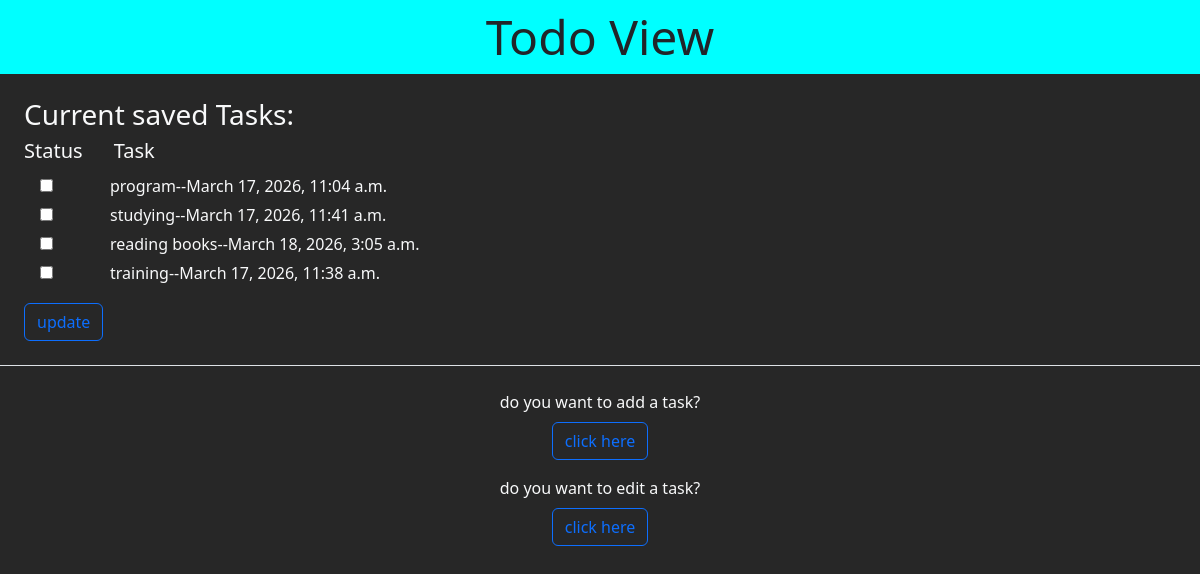
The app's page /todo/view/, older data.
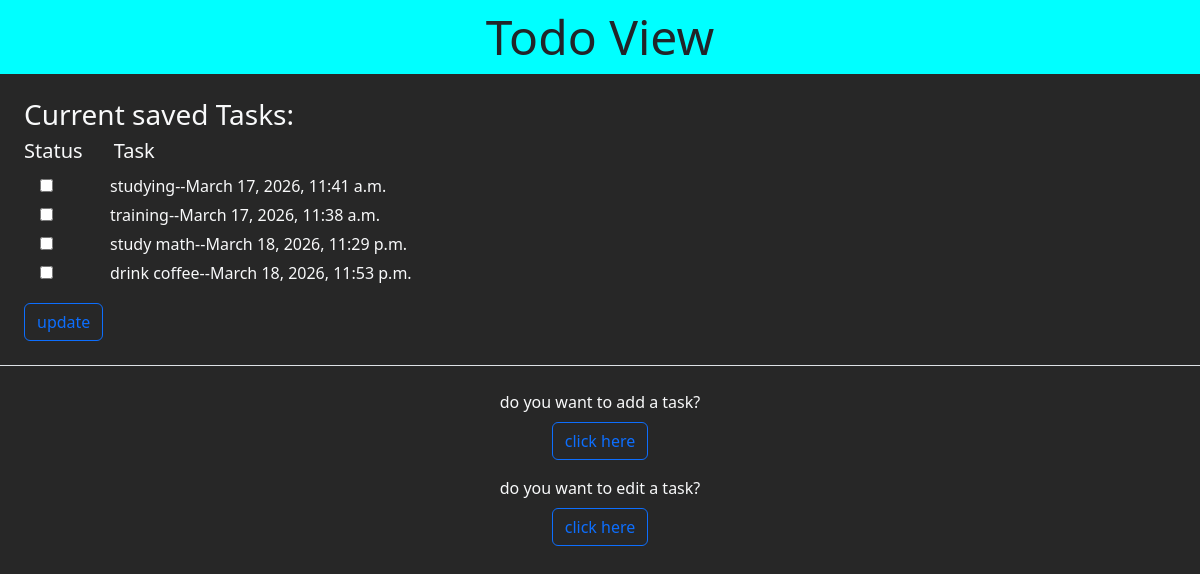
The same page, newer data.
### todolist/models.py (models this page shows, shortened)
class Task(models.Model):
    task_desc = models.CharField(max_length=200)
    status = models.BooleanField()
    pub_date = models.DateTimeField("date published")

### todolist/views.py (the view)
# urls.py: path("todo/", include("todolist.urls"), name="todo"),
def todo(request):
    task_list = Task.objects.filter(status = False)
    return render(request,"todolist/todoview.html",{"task_list":task_list})

### todolist/templates/todolist/todoview.html (shortened to what this page needs)
{% load static %}
<!DOCTYPE html>
<html>
<head>
    <link href="https://cdn.jsdelivr.net/npm/bootstrap@5.3.8/dist/css/bootstrap.min.css" rel="stylesheet">
    <link rel="stylesheet" href="{% static 'todolist/style.css' %}">
</head>
<body>
    <div id="header" class="text-center display-5 py-2 position-relative top-0">Todo View</div>
    <div id="div-view" class="p-4 border-bottom text-light">
        <form action="{% url 'todolist:todoupdate' %}" method="post">
            <fieldset>
                <h3>Current saved Tasks: </h3>
                <h5>Status&nbsp;&nbsp;&nbsp;&nbsp;&nbsp;&nbsp;Task</h5>
                {% if task_list %}
                {% for task in task_list %}
                {% if task.status == False %}
                <input type="checkbox" name="task" id="task{{forloop.counter}}" value={{task.id}} class="ms-3 m-2">
                <label class="ms-4" for="task{{forloop.counter}}">&nbsp;&nbsp;&nbsp;&nbsp;&nbsp;{{task.task_desc}}--{{task.pub_date}}</label>
                <br>
                {% endif %}
                {% endfor %}
                {% else %}
                <h4>no tasks found!</h4>
                {% endif %}
            </fieldset>
            <input type="submit" value="update" class="btn btn-primary-subtle btn-outline-primary mt-3">
        </form>
    </div>
    <br>
    <div id="btn-view" class="text-center">
        <label for="back" class="mb-2 text-light">do you want to add a task?</label><br>
        <a href="{% url 'todolist:todoadd' %}" id="back">
            <button type="button" class="btn btn-primary-subtle btn-outline-primary">click here</button>
        </a>
        <br>
        <label for="back" class="my-2 mt-3 text-light">do you want to edit a task?</label><br>
        <a href="{% url 'todolist:edit' %}" id="edit">
            <button type="button" class="btn btn-primary-subtle btn-outline-primary">click here</button>
        </a>
    </div>
</body>
</html>

### todolist/static/todolist/style.css (style rules this page uses)
body { background-color: rgb(39, 39, 39); }
#header { background-color: cyan; }

Row changes from the older to the newer data that the page shows:
removed Task: task_desc "program", pub_date "March 17, 2026, 11:04 a.m."
no longer on this page (row edited): Task: task_desc "reading books", pub_date "March 18, 2026, 3:05 a.m."
added Task: task_desc "study math", pub_date "March 18, 2026, 11:29 p.m."
added Task: task_desc "drink coffee", pub_date "March 18, 2026, 11:53 p.m."
